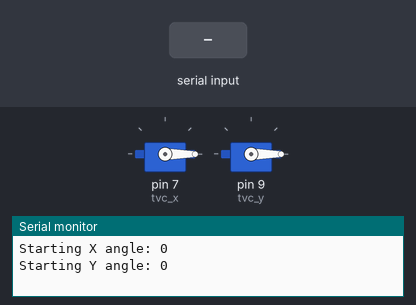
The sketch below on a simulated Arduino Uno, built with avr-gcc and run on an emulated ATmega328P. Parts: 2 × servo, the last lines printed to the serial monitor. Inputs (shaded band) come from the test bench.

Above: at 1.2 s.
1.3 s: "x90\n" received over Serial
At 2.5 s:
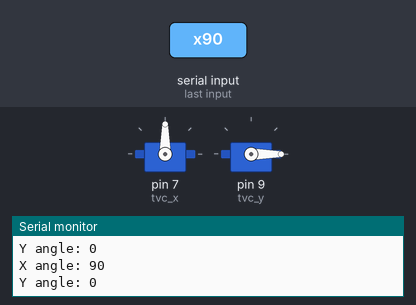
2.8 s: "x,45\n" received over Serial
At 3.6 s:
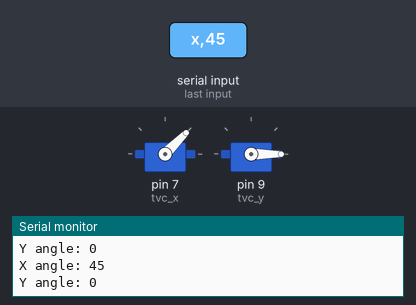
4.3 s: "y90\n" received over Serial
At 4.7 s:
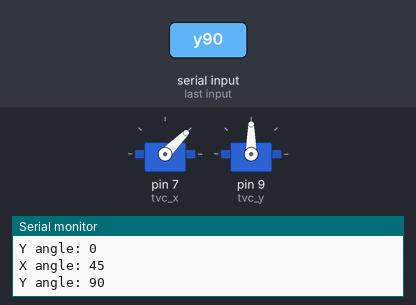
5.8 s: "y,45\n" received over Serial
At 7.0 s:
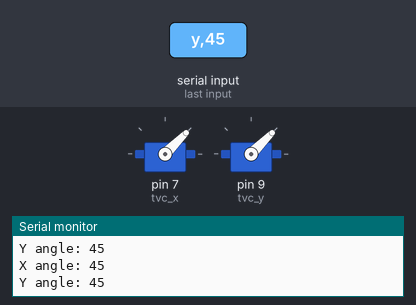
7.3 s: "b90\n" received over Serial
At 8.2 s:
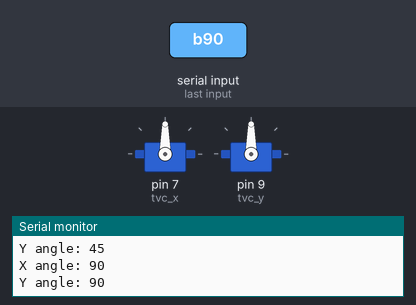
8.8 s: "b,45\n" received over Serial
At 9.4 s:
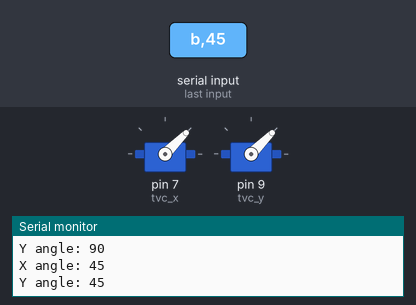
Timing chart, 0 to 11.3 s (numbered marks = the images above; inputs shaded):
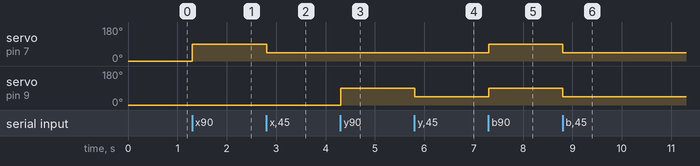

The sketch:

TVC_Testing.ino
```cpp
#include <Servo.h>

/*
 This code can be used for testing the gear ratio, max gimbal, and max speed by allowing
 us to input any angle into one or both servos at once
*/

Servo tvc_x;
Servo tvc_y;

// These are the values for centering the TVC before beginning the rest of testing
int xCenter = 0;
int yCenter = 0;

// These are the values that we will be inputting and changing the anlge of the servos with
int activeAngX = xCenter;
int activeAngY = yCenter;

void setup() {
  Serial.begin(9600);

  tvc_x.attach(7);
  tvc_y.attach(9);

  tvc_x.write(xCenter);
  tvc_y.write(yCenter);

  // Just tells us where it's starting
  Serial.print("Starting X angle: ");
  Serial.println(activeAngX);
  Serial.print("Starting Y angle: ");
  Serial.println(activeAngY);
}

// Variables needed for the loop to make reading it easier
char axis;
int inputAng;
int center = -1000; // I needed to do this to avoid an issue I kept having with the servo returning to zero every time

// Inputs into the Serial Monitor will be a letter followed by a number, x for x-axis servo, y for y-axis servo, b for both servos, number following will be angle
// Ex. x50 (moves x-axis 50 degrees from center), y-30 (moves y-axis -30 degrees from center), b90 (moves both 90 degrees from center)
void loop() {
  if (Serial.available() > 0) {
    axis = Serial.read();
    inputAng = Serial.parseInt();

    if (axis == 'x') {
      if (inputAng == center) {
        activeAngX = xCenter;
      }
      else if (inputAng != 0){
        activeAngX = xCenter + inputAng;
      }
    }
    else if (axis == 'y') {
      if (inputAng == center) {
        activeAngY = yCenter;
      }
      else if (inputAng != 0){
        activeAngY = yCenter + inputAng;
      }
    }
    else if (axis == 'b'){
      if (inputAng == center) {
        activeAngX = xCenter;
        activeAngY = yCenter;
      }
      else if (inputAng != 0){
        activeAngX = xCenter + inputAng;
        activeAngY = yCenter + inputAng;
      }
    }

    tvc_x.write(activeAngX);
    tvc_y.write(activeAngY);

    // Prints the new angle that the motors are at relative to our center
    Serial.print("X angle: ");
    Serial.println(activeAngX);
    Serial.print("Y angle: ");
    Serial.println(activeAngY);
  }
}
```

Measured:
- after the input at 1.3 s, servo on pin 7 (tvc_x): 0° → 90° at once
- after the input at 2.8 s, servo on pin 7 (tvc_x): 90° → 45° at once
- after the input at 4.3 s, servo on pin 9 (tvc_y): 0° → 90° at once
- after the input at 5.8 s, servo on pin 9 (tvc_y): 90° → 45° at once
- after the input at 7.3 s, servo on pin 7 (tvc_x), servo on pin 9 (tvc_y): 45° → 90° at once
- after the input at 8.8 s, servo on pin 7 (tvc_x), servo on pin 9 (tvc_y): 90° → 45° at once
